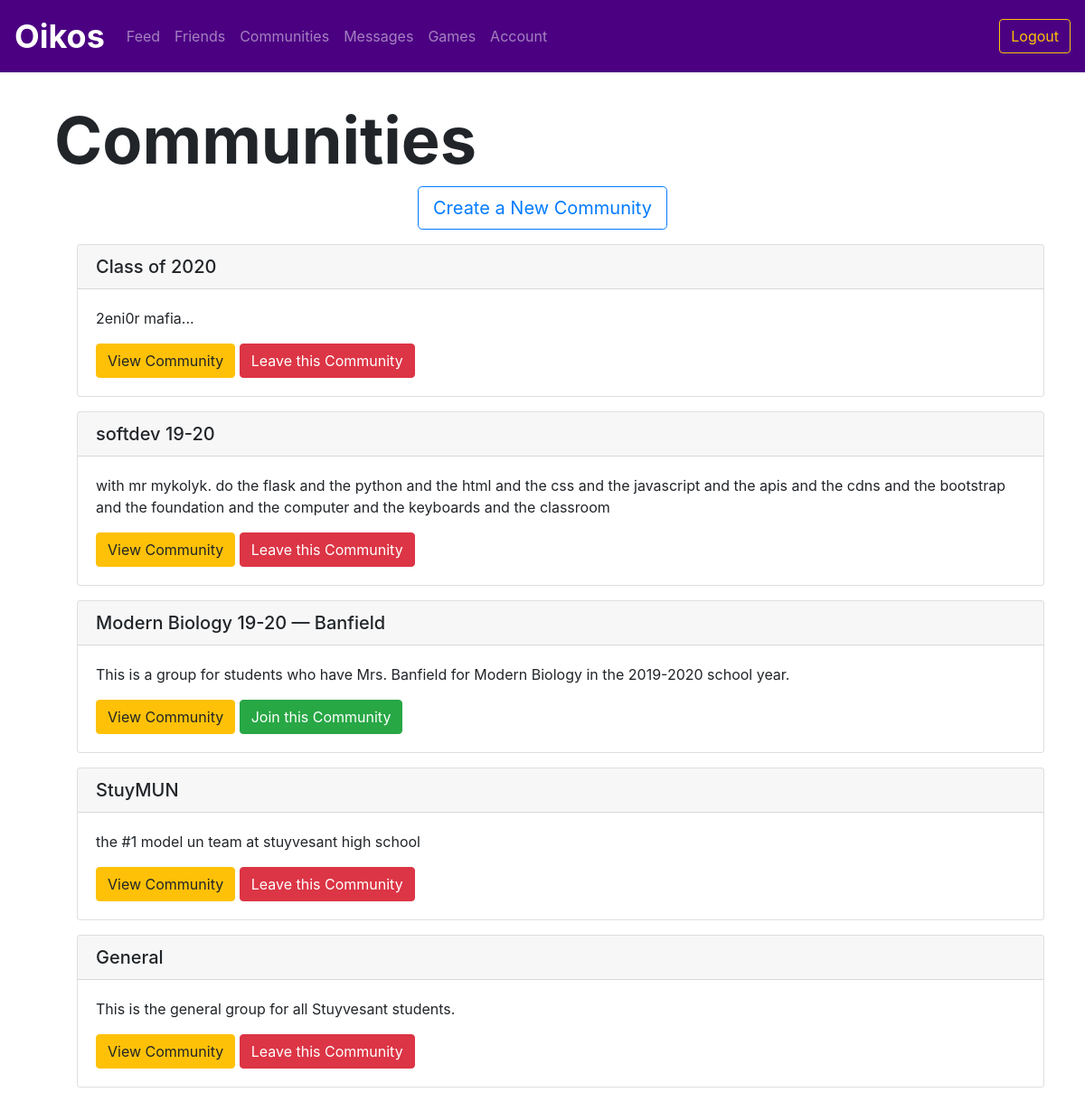
Page /communities (signed in) on the committed database.
### utl/models.py (models this page shows)
class Community(db.Model):
    communityID = db.Column(db.Integer, primary_key=True)
    name = db.Column(db.Text, nullable=False)
    description = db.Column(db.Text, nullable=False)

### app.py (the view)
@app.route("/communities")
@login_required
def communities():
    community_data = communitiesfunctions.getAllCommunities()
    communities = {}
    for community in community_data:
        if communitiesfunctions.inCommunity(session['userID'], community.communityID):
            communities[community] = True
        else:
            communities[community] = False
    return render_template("communities.html", communities=communities)

### app.py (called while the page is built)
def login_required(f):
    @wraps(f)
    def decorated_function(*args, **kwargs):
        if "userID" not in session:
            return redirect(url_for('login'))
        return f(*args, **kwargs)
    return decorated_function

### utl/communities.py (called while the page is built)
def getAllCommunities():
    communities = Community.query.all()
    return communities

def inCommunity(userID, communityID):
    member = Member.query.filter_by(userID=userID, communityID=communityID).first()
    if member == None:
        return False
    return True

### templates/communities.html (shortened to what this page needs)
{% extends "logbase.html" %}
{% block body %}
<div class="content">
     <h1 class="display-3" style="font-weight: 700; padding-left: 5vw; padding-top: 5vh;">Communities</h1>
</div>
<div
class="container">
<div class="text-center">
    <button type="button" class="btn btn-lg btn-outline-primary" data-toggle="modal" data-target="#newCommunityModal">
        Create a New Community
    </button>
</div>
</div>
<div class="container">
    <ul>
        {% for community in communities %}
        <div class="card my-3">
            <h5 class="card-header">{{ community.name }}</h5>
            <div class="card-body">
                <p>{{ community.description }}</p>
                <a href="/community/{{ community.communityID }}" class="btn btn-warning">View Community</a>
                {% if communities[community] %}
                <a href="/leavecommunity/{{ community.communityID }}" class="btn btn-danger">Leave this Community</a>
                {% else %}
                <a href="/joincommunity/{{ community.communityID }}" class="btn btn-success">Join this Community</a>
                {% endif %}
            </div>
        </div>
        {% endfor %}
    </ul>
</div>
{% endblock %}

### rows in the picture
Community: name "Class of 2020", description "2eni0r mafia..."
Community: name "softdev 19-20", description "with mr mykolyk. do the flask and the python and the html and the css and the javascript and the apis and the cdns and the bootstrap and the foundation and the computer and the keyboards and the classroom"
Community: name "Modern Biology 19-20 — Banfield", description "This is a group for students who have Mrs. Banfield for Modern Biology in the 2019-2020 school year."
Community: name "StuyMUN", description "the #1 model un team at stuyvesant high school"
Community: name "General", description "This is the general group for all Stuyvesant students."
